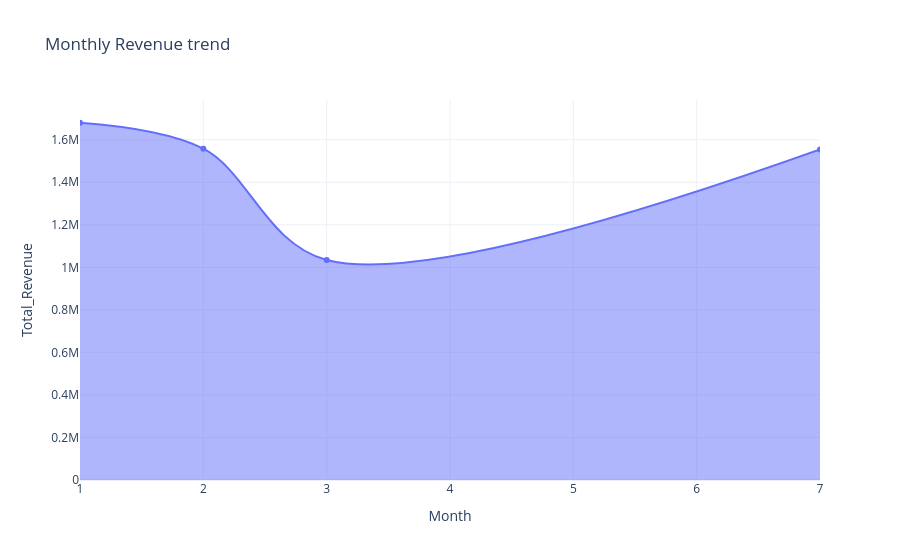

Here is the notebook cell this chart was saved with:
### Markdown cell above
# Monthly Revenue Trend

### Code cell
fig = px.area(monthly,x="Month",y="Total_Revenue",title="Monthly Revenue trend")
fig.update_traces(line_shape="spline",mode="lines+markers")
fig.update_layout(template="plotly_white")
fig.show()

### Figure 1 — Plotly figure (JSON) as saved in the notebook; plotly's stock layout.template omitted (floating-point values rounded to 4 significant figures)
{"data": [{"fillpattern": {"shape": ""}, "hovertemplate": "Month=%{x}<br>Total_Revenue=%{y}<extra></extra>", "legendgroup": "", "line": {"color": "#636efa", "shape": "spline"}, "marker": {"symbol": "circle"}, "mode": "lines+markers", "name": "", "orientation": "v", "showlegend": false, "stackgroup": "1", "type": "scatter", "x": [1, 2, 3, 7], "xaxis": "x", "y": [1680000, 1558000, 1035000, 1554000], "yaxis": "y"}], "layout": {"legend": {"tracegroupgap": 0}, "title": {"text": "Monthly Revenue trend"}, "xaxis": {"anchor": "y", "domain": [0, 1], "title": {"text": "Month"}}, "yaxis": {"anchor": "x", "domain": [0, 1], "title": {"text": "Total_Revenue"}}}}
